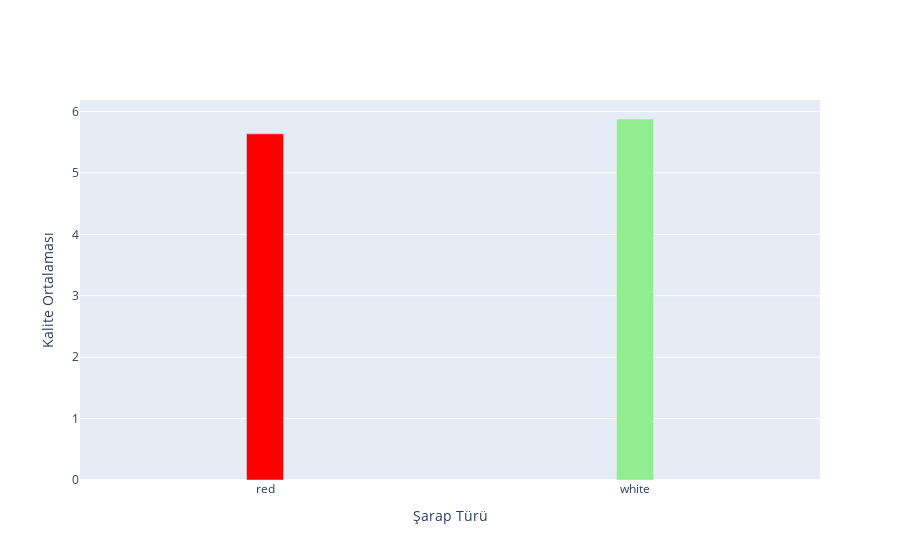

Notebook code for this chart:
### Markdown cell above
## Quality'nin dağılımı

### Code cell
data = df.groupby("type").agg({"quality": "mean"}).reset_index()
fig = go.Figure()
fig.add_trace(go.Bar(
    x = data["type"],
    y = data["quality"],
    width=0.1,
    marker_color=["red", "lightgreen"]
))
fig.update_layout(
    xaxis = dict(title = "Şarap Türü"),
    yaxis = dict(title = "Kalite Ortalaması")
    
)
fig.show()

### Figure 1 — Plotly figure (JSON) as saved in the notebook; plotly's stock layout.template omitted (floating-point values rounded to 4 significant figures)
{"data": [{"marker": {"color": ["red", "lightgreen"]}, "type": "bar", "width": 0.1, "x": ["red", "white"], "y": [5.636, 5.878]}], "layout": {"xaxis": {"title": {"text": "Şarap Türü"}}, "yaxis": {"title": {"text": "Kalite Ortalaması"}}}}
